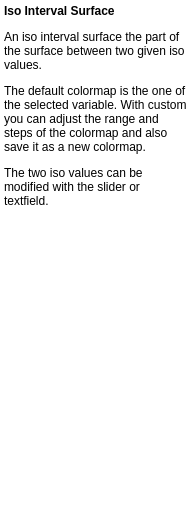
<ui version="4.0" >
 <class>ClipIntervalHelpBase</class>
 <widget class="QWidget" name="ClipIntervalHelpBase" >
  <property name="geometry" >
   <rect>
    <x>0</x>
    <y>0</y>
    <width>191</width>
    <height>513</height>
   </rect>
  </property>
  <property name="sizePolicy" >
   <sizepolicy vsizetype="Expanding" hsizetype="Preferred" >
    <horstretch>0</horstretch>
    <verstretch>0</verstretch>
   </sizepolicy>
  </property>
  <property name="baseSize" >
   <size>
    <width>200</width>
    <height>500</height>
   </size>
  </property>
  <property name="windowTitle" >
   <string>Form2</string>
  </property>
  <layout class="QGridLayout" >
   <property name="margin" >
    <number>0</number>
   </property>
   <property name="spacing" >
    <number>0</number>
   </property>
   <item row="0" column="0" >
    <widget class="QTextBrowser" name="vrpTextBrowserInstruction" >
     <property name="sizePolicy" >
      <sizepolicy vsizetype="Expanding" hsizetype="Expanding" >
       <horstretch>0</horstretch>
       <verstretch>0</verstretch>
      </sizepolicy>
     </property>
     <property name="minimumSize" >
      <size>
       <width>0</width>
       <height>0</height>
      </size>
     </property>
     <property name="toolTip" >
      <string/>
     </property>
     <property name="frameShape" >
      <enum>QFrame::NoFrame</enum>
     </property>
     <property name="lineWidth" >
      <number>1</number>
     </property>
     <property name="html" >
      <string>&lt;!DOCTYPE HTML PUBLIC "-//W3C//DTD HTML 4.0//EN" "http://www.w3.org/TR/REC-html40/strict.dtd">
&lt;html>&lt;head>&lt;meta name="qrichtext" content="1" />&lt;style type="text/css">
p, li { white-space: pre-wrap; }
&lt;/style>&lt;/head>&lt;body style=" font-family:'Droid Sans'; font-size:9pt; font-weight:400; font-style:normal;">
&lt;p style=" margin-top:0px; margin-bottom:0px; margin-left:0px; margin-right:0px; -qt-block-indent:0; text-indent:0px;">&lt;span style=" font-weight:600;">Iso Interval Surface&lt;/span> &lt;/p>
&lt;p style=" margin-top:12px; margin-bottom:12px; margin-left:0px; margin-right:0px; -qt-block-indent:0; text-indent:0px;">An iso interval surface the part of the surface between two given iso values. &lt;/p>
&lt;p style=" margin-top:12px; margin-bottom:12px; margin-left:0px; margin-right:0px; -qt-block-indent:0; text-indent:0px;">The default colormap is the one of the selected variable. With custom you can adjust the range and steps of the colormap and also save it as a new colormap. &lt;/p>
&lt;p style=" margin-top:12px; margin-bottom:12px; margin-left:0px; margin-right:0px; -qt-block-indent:0; text-indent:0px;">The two iso values can be modified with the slider or textfield.&lt;/p>&lt;/body>&lt;/html></string>
     </property>
     <property name="text" stdset="0" >
      <string>&lt;!DOCTYPE HTML PUBLIC "-//W3C//DTD HTML 4.0//EN" "http://www.w3.org/TR/REC-html40/strict.dtd">
&lt;html>&lt;head>&lt;meta name="qrichtext" content="1" />&lt;style type="text/css">
p, li { white-space: pre-wrap; }
&lt;/style>&lt;/head>&lt;body style=" font-family:'Droid Sans'; font-size:9pt; font-weight:400; font-style:normal;">
&lt;p style="-qt-paragraph-type:empty; margin-top:12px; margin-bottom:12px; margin-left:0px; margin-right:0px; -qt-block-indent:0; text-indent:0px;">&lt;/p>&lt;/body>&lt;/html></string>
     </property>
    </widget>
   </item>
  </layout>
 </widget>
 <layoutdefault spacing="6" margin="11" />
 <pixmapfunction>qPixmapFromMimeSource</pixmapfunction>
 <resources/>
 <connections/>
</ui>
